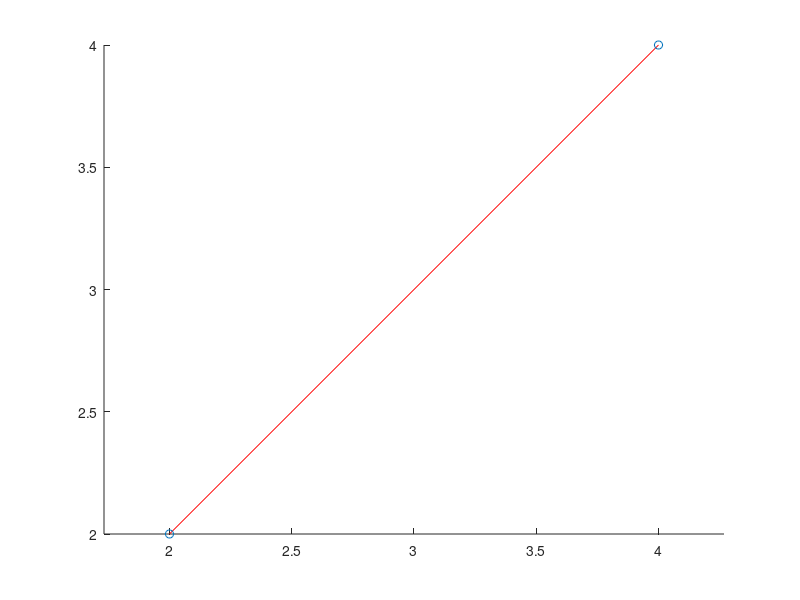

Write the MATLAB code that produced this figure. (Note: this script raises an error after producing the figure.)
%% Positive Path Angle
X0 = 2;
Y0 = 2;
X1 = 4;
Y1 = 4;
d = 1;


figure()
hold on
axis('equal')
line([X0,X1],[Y0,Y1],'Color', 'red')
scatter([X0,X1],[Y0,Y1],'r*')

%Left of track within d
robotx = 2;roboty = 3;
[solx,soly] = RVWP_find(robotx,roboty,X0,Y0,X1,Y1,d);
scatter(solx,soly, 'g*');
scatter(robotx,roboty, 'm*')
line([robotx,solx],[roboty,soly],'Color','blue')
d2track = sqrt((solx-robotx)^2 + (soly-roboty)^2)

%Right of track within d
robotx = 3;roboty = 2;
[solx,soly] = RVWP_find(robotx,roboty,X0,Y0,X1,Y1,d);
scatter(solx,soly, 'g*');
scatter(robotx,roboty, 'g*')
line([robotx,solx],[roboty,soly],'Color','blue')
d2track = sqrt((solx-robotx)^2 + (soly-roboty)^2)


%Left of track not within d
robotx = 2.5;roboty = 3.5;
[solx,soly] = RVWP_find(robotx,roboty,X0,Y0,X1,Y1,d);
scatter(solx,soly, 'g*');
scatter(robotx,roboty, 'm*')
line([robotx,solx],[roboty,soly],'Color','blue')
d2track = sqrt((solx-robotx)^2 + (soly-roboty)^2)

%Right of track not within d
robotx = 3.5;roboty = 2.5;
[solx,soly] = RVWP_find(robotx,roboty,X0,Y0,X1,Y1,d);
scatter(solx,soly, 'g*');
scatter(robotx,roboty, 'g*')
line([robotx,solx],[roboty,soly],'Color','blue')
d2track = sqrt((solx-robotx)^2 + (soly-roboty)^2)

%% Negative Path Angle
X0 = 2;
Y0 = 4;
X1 = 4;
Y1 = 2;
d = 1;


figure()
hold on

axis('equal')
line([X0,X1],[Y0,Y1],'Color', 'red')
scatter([X0,X1],[Y0,Y1],'r*')

%Left of track within d
robotx = 2.5;roboty = 3;
[solx,soly] = RVWP_find(robotx,roboty,X0,Y0,X1,Y1,d);
scatter(solx,soly, 'g*');
scatter(robotx,roboty, 'm*')
line([robotx,solx],[roboty,soly],'Color','blue')
d2track = sqrt((solx-robotx)^2 + (soly-roboty)^2)

%Right of track within d
robotx = 3;roboty = 3.5;
[solx,soly] = RVWP_find(robotx,roboty,X0,Y0,X1,Y1,d);
scatter(solx,soly, 'g*');
scatter(robotx,roboty, 'g*')
line([robotx,solx],[roboty,soly],'Color','blue')
d2track = sqrt((solx-robotx)^2 + (soly-roboty)^2)


%Left of track not within d
robotx = 2.5;roboty = 2;
[solx,soly] = RVWP_find(robotx,roboty,X0,Y0,X1,Y1,d);
scatter(solx,soly, 'g*');
scatter(robotx,roboty, 'm*')
line([robotx,solx],[roboty,soly],'Color','blue')
d2track = sqrt((solx-robotx)^2 + (soly-roboty)^2)

%Right of track not within d
robotx = 3.5;roboty = 4;
[solx,soly] = RVWP_find(robotx,roboty,X0,Y0,X1,Y1,d);
scatter(solx,soly, 'g*');
scatter(robotx,roboty, 'g*')
line([robotx,solx],[roboty,soly],'Color','blue')
d2track = sqrt((solx-robotx)^2 + (soly-roboty)^2)

%% Zero Path Angle
X0 = 2;
Y0 = 2;
X1 = 4;
Y1 = 2;
d = 0.5;


figure()
hold on
axis('equal')
line([X0,X1],[Y0,Y1],'Color', 'red')
scatter([X0,X1],[Y0,Y1],'r*')


for roboty = 1:0.5:3
    
    robotx = 3;
    [solx,soly] = RVWP_find(robotx,roboty,X0,Y0,X1,Y1,d);
    scatter(solx,soly, 'g*');
    scatter(robotx,roboty, 'm*')
    line([robotx,solx],[roboty,soly],'Color','blue')
    d2track = sqrt((solx-robotx)^2 + (soly-roboty)^2)
end

%% Zero Path Angle
X0 = 2;
Y0 = 2;
X1 = 2;
Y1 = 4;
d = 0.5;


figure()
hold on
axis('equal')
line([X0,X1],[Y0,Y1],'Color', 'red')
scatter([X0,X1],[Y0,Y1],'r*')


for robotx = 1:0.5:3
    
    roboty = 3;
    [solx,soly] = RVWP_find(robotx,roboty,X0,Y0,X1,Y1,d);
    scatter(solx,soly, 'g*');
    scatter(robotx,roboty, 'm*')
    line([robotx,solx],[roboty,soly],'Color','blue')
    d2track = sqrt((solx-robotx)^2 + (soly-roboty)^2)
end